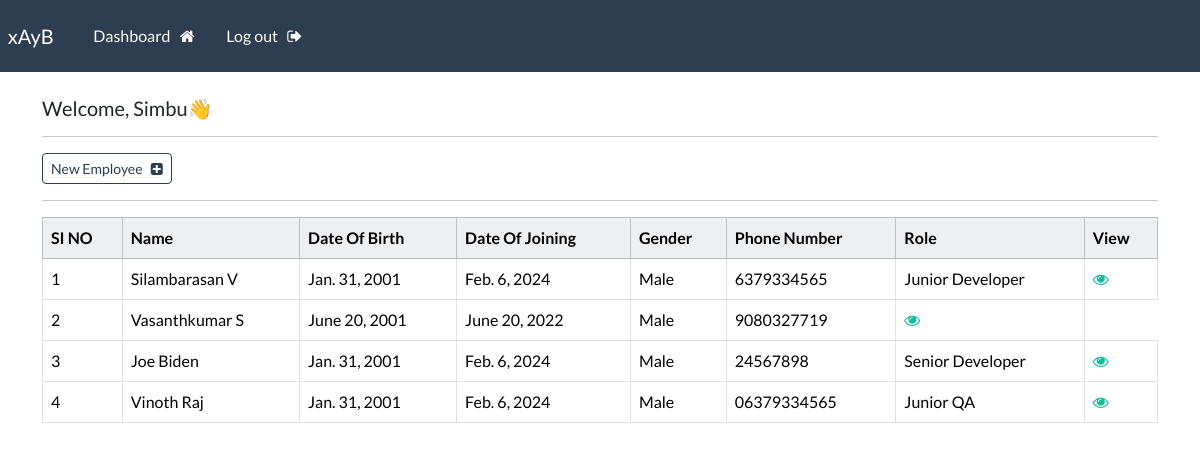
Page /dashboard (signed in) on the earlier database version.
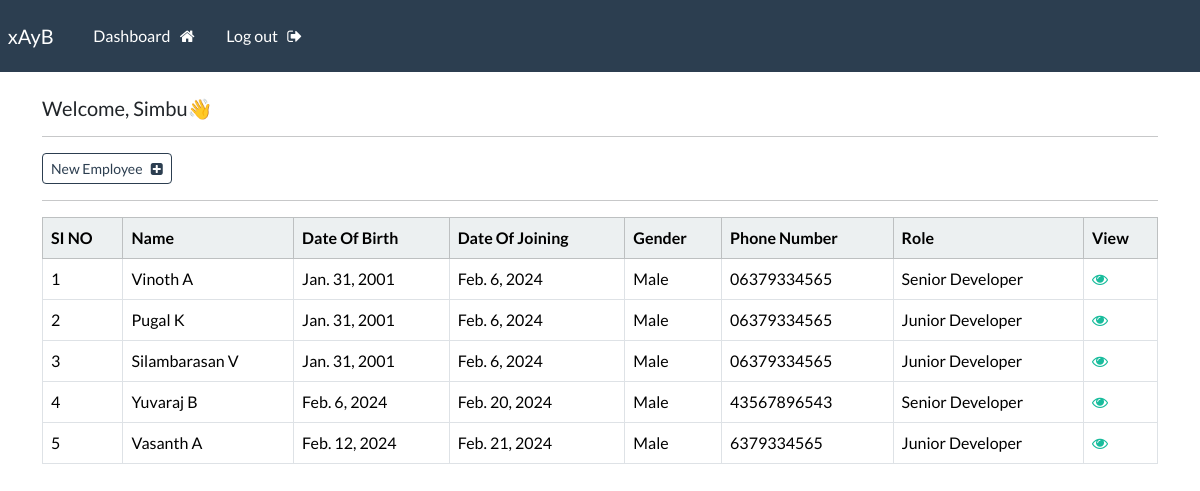
Same page on the later database version.
### base/models.py (models this page shows, shortened)
class EmployeeDetail(models.Model):
    first_name = models.CharField(max_length = 50)
    last_name = models.CharField(max_length = 50)
    email = models.EmailField(max_length = 255)
    phone = models.CharField(max_length = 20)
    dob = models.DateField()
    age = models.IntegerField()
    gender = models.CharField(max_length = 10)
    doj = models.DateField()
    salary = models.IntegerField(null = True)
    role = models.ForeignKey(Role, on_delete = models.CASCADE, null = True)

class Role(models.Model):
    role_name = models.CharField(max_length = 200)

### base/views.py (the view)
# urls.py: path('dashboard', views.dashboard, name = "dashboard"),
@login_required(login_url = 'login')
def dashboard(request):
    all_records = EmployeeDetail.objects.all()
    all_role = Role.objects.all()
    count = list(range(1,len(all_records)+1))
    zipped_list = zip(all_records,count)
    context = {
        'all_emp' : zipped_list,
        'all_role' : all_role
    }
    return render(request, 'base/dashboard.html', context)

### base/templates/base/dashboard.html
{% extends 'base/base1.html' %}
{% block content %}
    <h5>Welcome, {{user}}👋</h5>
    <hr>
    <a class = "btn btn-outline-primary btn-sm" href = "add-employee"> New Employee &nbsp; <i class="fa fa-plus-square" aria-hidden="true"></i></a>
    <hr>
    <table class = "table table-hover table-bordered">
        <thead class = "table-light">
            <tr>
                <th scope = "col">SI NO</th>
                <th scope = "col">Name</th>
                <th scope = "col">Date Of Birth</th>
                <th scope = "col">Date Of Joining</th>
                <th scope = "col">Gender</th>
                <th scope = "col">Phone Number</th>
                <th scope = "col">Role</th>
                <th scope = "col">View</th>
            </tr>
        </thead>
        <tbody>
            {% if all_emp %}
                {% for emp,sn in all_emp %}
                <tr>
                    <td>{{ sn }}</td>
                    <td>{{ emp.first_name }} {{emp.last_name}}</td>
                    <td>{{ emp.dob }}</td>
                    <td>{{ emp.doj }}</td>
                    <td>{{ emp.gender }}</td>
                    <td>{{ emp.phone }}</td>
                    {% for rol in all_role %}
                        {% if emp.role_id == rol.id  %}
                            <td>{{ rol.role_name }}</td>
                        {% endif %}
                    {% endfor %}
                    <td> <a href= "{% url 'view-employee' emp.id %}">  <i class="fa fa-eye" aria-hidden="true"></i></a> </td>
                </tr>
                {% endfor %}
            {% endif %}
        </tbody>
    </table>
{% endblock %}

### base/templates/base/base1.html (shortened to what this page needs)
{% load static %}
<!DOCTYPE html>
<html>
    <head>
        <link rel = "stylesheet" type = "text/css" href = "https://bootswatch.com/5/flatly/bootstrap.min.css">
        <link rel = "stylesheet" type = "text/css" href = "{% static 'css/styles.css' %}">
        <link rel = "stylesheet" href="https://cdnjs.cloudflare.com/ajax/libs/font-awesome/4.7.0/css/font-awesome.min.css">
    </head>
    <body>
        {% include 'base/navbar.html' %}
        <div class = "container">
            <br>
            {% block content %}
            {% endblock %}
        </div>
    </body>
</html>

### base/templates/base/navbar.html (shortened to what this page needs)
<nav class="navbar navbar-expand-lg navbar-dark bg-primary justify-content-center">
    <a class="navbar-brand main-heading" href="{% url 'home' %}">
      &nbsp; xAyB
    </a>
      <div class="collapse navbar-collapse text-center" id="navbarNavDropdown">
        <ul class="navbar-nav mr-auto">
          {% if user.is_authenticated %}
            <li class="nav-item">
              <a class="nav-link" href="{% url 'dashboard' %}">Dashboard &nbsp; <i class="fa fa-home" aria-hidden="true"></i> </a>
            </li>
            <li class="nav-item">
              <a class="nav-link" href="{% url 'logout' %}">Log out &nbsp; <i class="fa fa-sign-out" aria-hidden="true"></i> </a>
            </li>
        </ul>
        {% endif %}
      </div>
  </nav>

Differences in the rows shown:
removed EmployeeDetail: id "1", first_name "Silambarasan", last_name "V", dob "Jan. 31, 2001", doj "Feb. 6, 2024", gender "Male", phone "6379334565", Role (role_name "Junior Developer")
removed EmployeeDetail: sn "2", first_name "Vasanthkumar", last_name "S", dob "June 20, 2001", doj "June 20, 2022", gender "Male", phone "9080327719"
removed EmployeeDetail: sn "3", first_name "Joe", last_name "Biden", dob "Jan. 31, 2001", doj "Feb. 6, 2024", gender "Male", phone "24567898", Role (role_name "Senior Developer")
removed EmployeeDetail: sn "4", first_name "Vinoth", last_name "Raj", dob "Jan. 31, 2001", doj "Feb. 6, 2024", gender "Male", phone "06379334565"
no longer on this page (row unchanged): Role: role_name "Junior QA", shown under "4"
added EmployeeDetail: role "1", first_name "Vinoth", last_name "A", dob "Jan. 31, 2001", doj "Feb. 6, 2024", gender "Male", phone "06379334565", Role (role_name "Senior Developer")
added EmployeeDetail: role "2", first_name "Pugal", last_name "K", dob "Jan. 31, 2001", doj "Feb. 6, 2024", gender "Male", phone "06379334565", Role (role_name "Junior Developer")
added EmployeeDetail: sn "3", first_name "Silambarasan", last_name "V", dob "Jan. 31, 2001", doj "Feb. 6, 2024", gender "Male", phone "06379334565", Role (role_name "Junior Developer")
added EmployeeDetail: sn "4", first_name "Yuvaraj", last_name "B", dob "Feb. 6, 2024", doj "Feb. 20, 2024", gender "Male", phone "43567896543", Role (role_name "Senior Developer")
added EmployeeDetail: sn "5", first_name "Vasanth", last_name "A", dob "Feb. 12, 2024", doj "Feb. 21, 2024", gender "Male", phone "6379334565", Role (role_name "Junior Developer")
